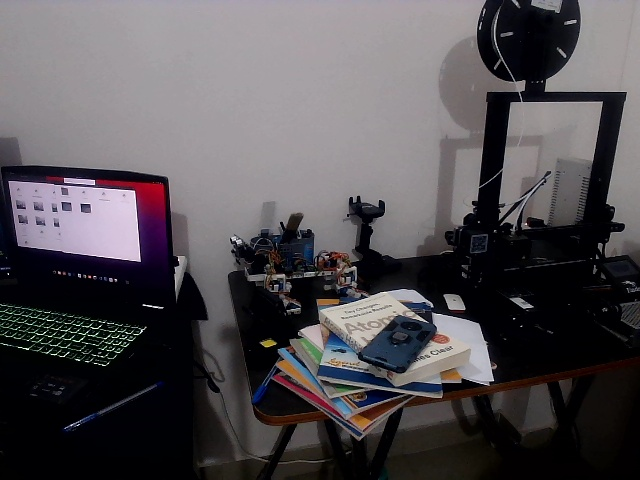
#> input picture imageY_1.jpg, 640 x 480 px, given in place of the camera
$ python stereo_depth_cpu_hsv_mines_robot.py   (older library calls are emulated)
#> lines starting #> are read from the running program, lines starting #| are printed output that depends on the picture
### StereoCameraCalibrate/Stereo_Calib_Camera.py

#!/usr/bin/env python3
# -*- coding: utf-8 -*-
"""
Created on Fri Apr 14 23:50:30 2023

@author: akhil_kk
"""

# Import required modules
import cv2
import numpy as np
import os
import glob


# [130 lines left out: function stereoCalibrateCamera, not called in this run]


#utility funtion to extract the camera parameters from the zip file.
def getStereoCameraParameters(file_name):
#> called with file_name = 'jetson_stereo_8MP.npz'
    loaded_data = np.load(file_name)
#> (reads jetson_stereo_8MP.npz from the repository)
    return loaded_data['k1'], loaded_data['d1'], loaded_data['k2'],loaded_data['d2'], loaded_data['SR'],loaded_data['ST']

#utility funtion to extract the individual camera parameters from the zip file.
def getStereoSingleCameraParameters(file_name):
#> called with file_name = 'jetson_stereo_8MPc1.npz'
    loaded_data = np.load(file_name)
#> (reads jetson_stereo_8MPc1.npz from the repository)
    return loaded_data['k'], loaded_data['d'], loaded_data['r'],loaded_data['t']


#customCalibrateCamera(0,'lenovo_web_cam',24)
#print(getCameraParameters('lenovo_web_cam.npz'))

### stereo_depth_cpu_hsv_mines_robot.py
import cv2
import numpy as np
from StereoCameraCalibrate.Stereo_Calib_Camera import getStereoCameraParameters, getStereoSingleCameraParameters


def draw_lines(img):
   for i in range(0,img.shape[0],30):
       cv2.line(img,(0,i),(img.shape[1],i),(255,0,0),1)
   return img

cam1 = cv2.VideoCapture('/dev/video0')
cam2 = cv2.VideoCapture('/dev/video2')

# Load the calibrated parameters
lod_data = getStereoCameraParameters('jetson_stereo_8MP.npz')
lod_datac1 = getStereoSingleCameraParameters('jetson_stereo_8MPc1.npz')
lod_datac2 = getStereoSingleCameraParameters('jetson_stereo_8MPc2.npz')
#> (reads jetson_stereo_8MPc2.npz from the repository)

print(lod_datac1[0])
print(lod_datac2[0])
print(lod_datac1[1])
print(lod_datac2[1])

camera_matrix_left = lod_data[0]
dist_coeffs_left =  lod_data[1]
camera_matrix_right =  lod_data[2]
dist_coeffs_right =  lod_data[3]
R =  lod_data[4]
T =  lod_data[5]

print("RAW camera matrix")
print(camera_matrix_right)
print(camera_matrix_left)

ret, img_s = cam1.read()
#> img_s is the input picture: shape (480, 640, 3); mean B, G, R 83, 79.3, 83.2
if ret:
  image_size = (img_s.shape[1], img_s.shape[0])
#> image_size = (640, 480)
  print(image_size)
#| (640, 480)

else:
  cam1.release()
  cam2.release()
  exit()

#stereo rectify
R1, R2, P1, P2, Q, roi1, roi2= cv2.stereoRectify(camera_matrix_left, dist_coeffs_left, camera_matrix_right, dist_coeffs_right, image_size, R, T)
#> roi1 = (89, 0, 468, 452); roi2 = (82, 35, 475, 445)

block_s = 5
num_disp= 16

# Create a StereoBM object
stereo = cv2.StereoBM_create(numDisparities=num_disp, blockSize=block_s)

# Load rectification maps
map1_left, map2_left = cv2.initUndistortRectifyMap(camera_matrix_left, dist_coeffs_left, R1, P1, image_size, cv2.CV_16SC2)
map1_right, map2_right = cv2.initUndistortRectifyMap(camera_matrix_right, dist_coeffs_right, R2, P2, image_size, cv2.CV_16SC2)

while True:
   # Read stereo images
   ret, image_left = cam1.read()
   ret, image_right = cam2.read()

   # Remap the images using rectification maps
   rectified_left = cv2.remap(image_left, map1_left, map2_left, cv2.INTER_LINEAR)
   rectified_right = cv2.remap(image_right, map1_right, map2_right, cv2.INTER_LINEAR)

    # Convert images to grayscale
   gray_left = cv2.cvtColor(rectified_left, cv2.COLOR_BGR2GRAY)
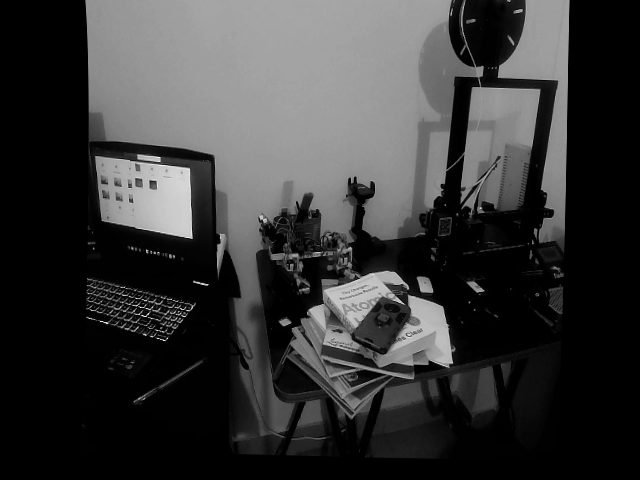
#> gray_left: shape (480, 640); min 0, max 248, mean 55.8
   gray_right = cv2.cvtColor(rectified_right, cv2.COLOR_BGR2GRAY)
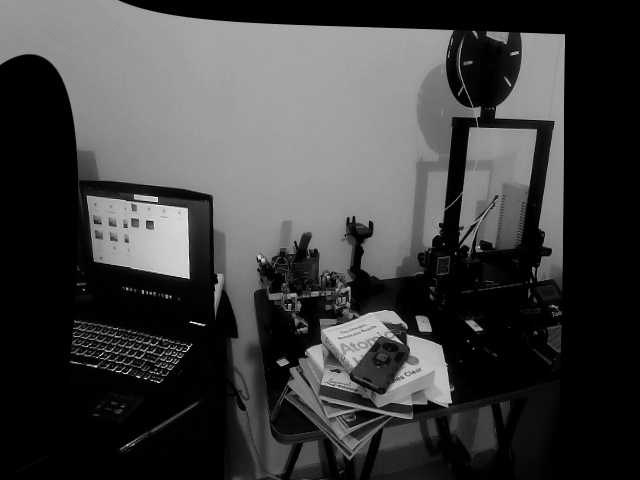
#> gray_right: shape (480, 640); min 0, max 247, mean 63.2

   # Compute disparity map
   disparity = stereo.compute(gray_left, gray_right)
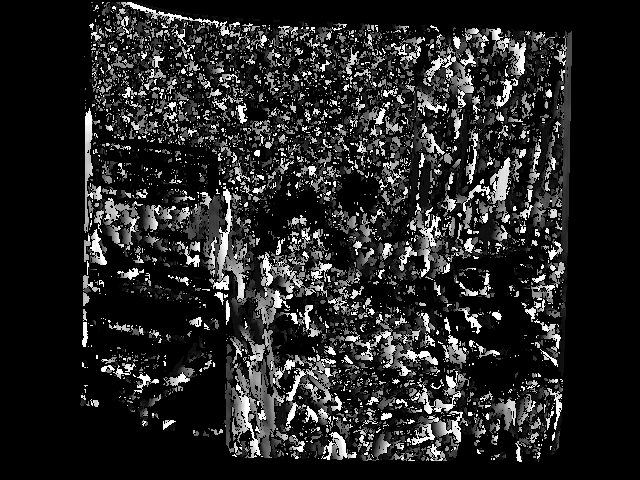
#> disparity: shape (480, 640) int16; min -16, max 240, mean 21.1; drawn with min black and max white

   # Normalize the disparity map to the range [0, 1]
   normalized_disparity_map = cv2.normalize(disparity, None, 0.0, 1.0, cv2.NORM_MINMAX, cv2.CV_32F)

   # Depth map
   colormap_image = cv2.applyColorMap(np.uint8(normalized_disparity_map * 255), cv2.COLORMAP_JET)
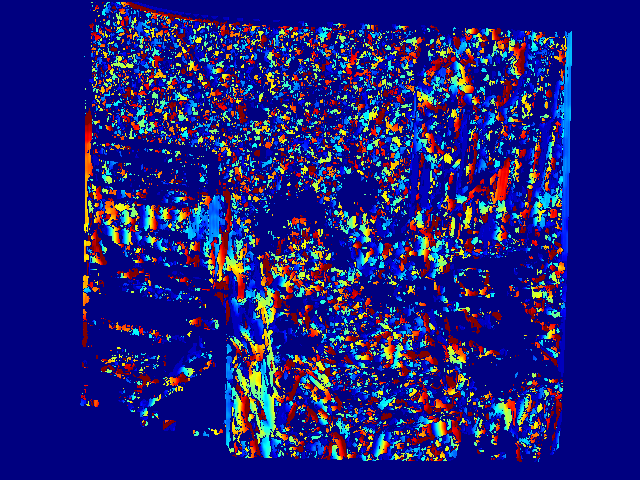
#> colormap_image: shape (480, 640, 3); mean B, G, R 125.5, 29.4, 30.6
   #cv2.imshow('Depth colour map',colormap_image)

   com_img = cv2.hconcat([rectified_left,rectified_right])
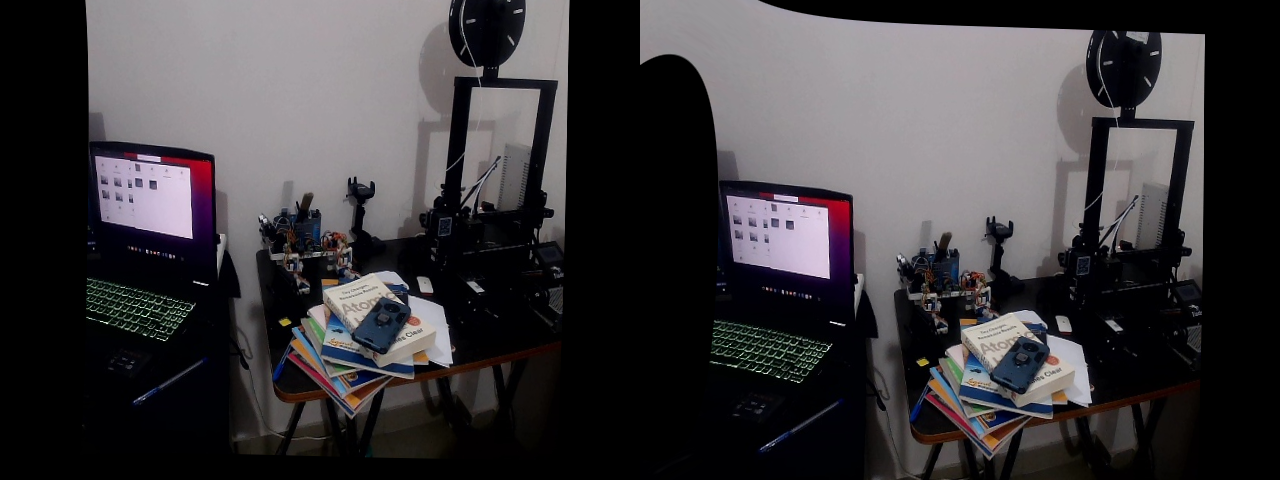
#> com_img: shape (480, 1280, 3); mean B, G, R 61.1, 58.4, 61.2
   com_img = draw_lines(com_img)
#> after the loop in draw_lines, `for i in range(0,img.shape[0],30):`:
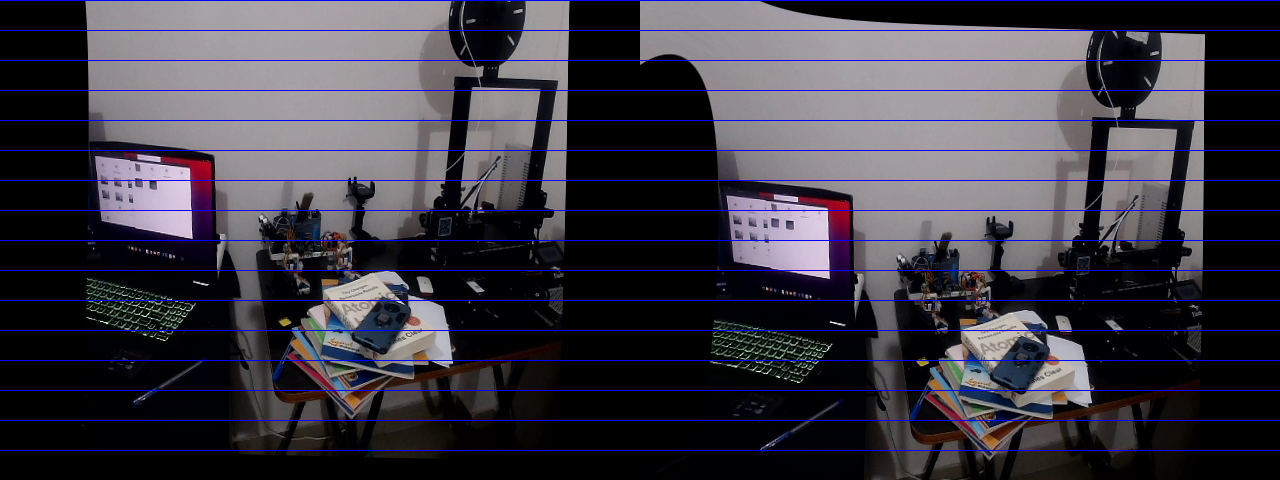
#> img: shape (480, 1280, 3); mean B, G, R 67.5, 56.4, 59.1
   cv2.imshow('img left - img right - depth map', cv2.hconcat([cv2.resize(com_img, (0,0), fx=0.6, fy=0.6), cv2.resize(colormap_image, (0,0), fx=0.6, fy=0.6)]))
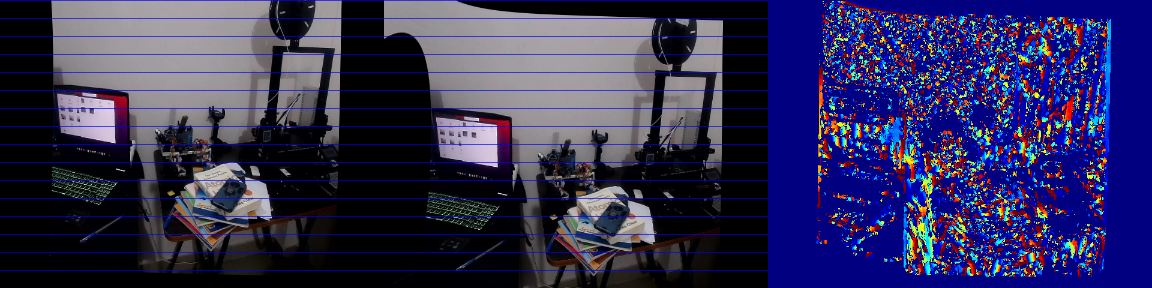
#> window 'img left - img right - depth m': shape (288, 1152, 3); mean B, G, R 87.3, 47.2, 49.4

   k = cv2.waitKey(33)
#> (key x is pressed here)

   if k == ord('x'):
     break

   elif k == ord('q'):
     #increase block size
     block_s +=2
     print("block_size:"+str(block_s))
     stereo.setBlockSize(block_s)

   elif k == ord('a'):
     #decrease block size
     block_s =max(block_s-2,5)
     print("block_size:"+str(block_s))
     stereo.setBlockSize(block_s)

   elif k == ord('w'):
     #increase disparity
     num_disp +=16
     print("disparity:"+str(num_disp))
     stereo.setNumDisparities(num_disp)

   elif k == ord('s'):
     #decrease disparity
     num_disp =max(16, num_disp-16)
     print("disparity:"+str(num_disp))
     stereo.setNumDisparities(num_disp)

cv2.destroyAllWindows()
cam1.release()
cam2.release()
